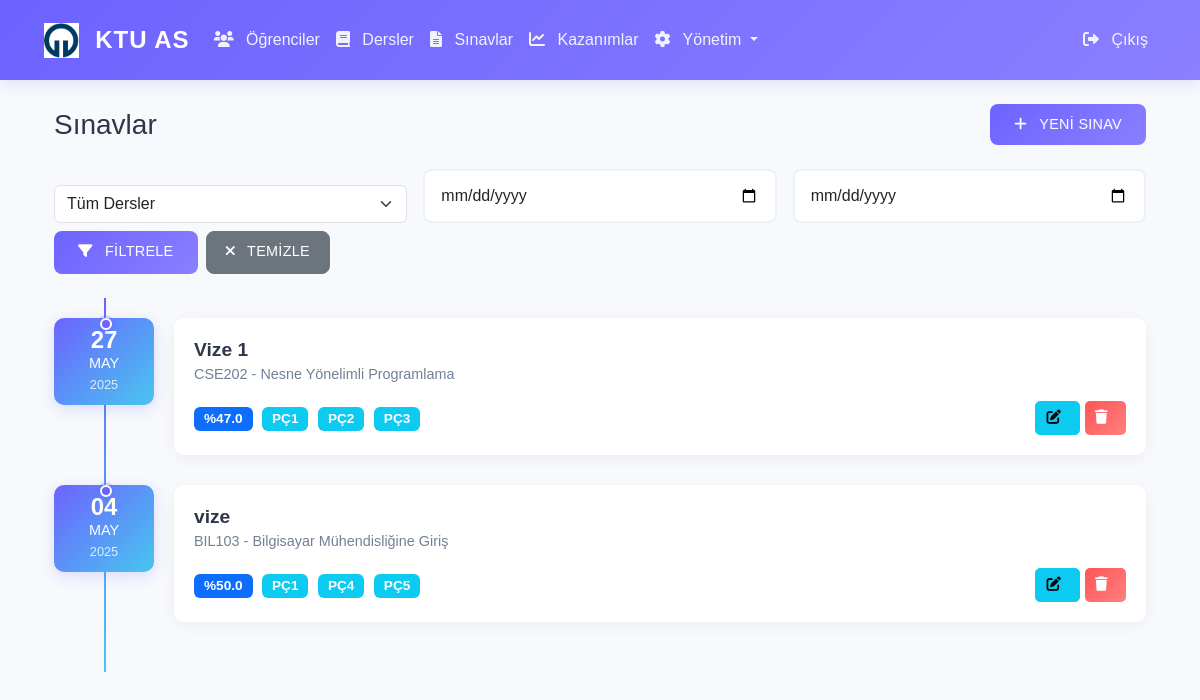
The page /exams (signed in) on the database as committed earlier.
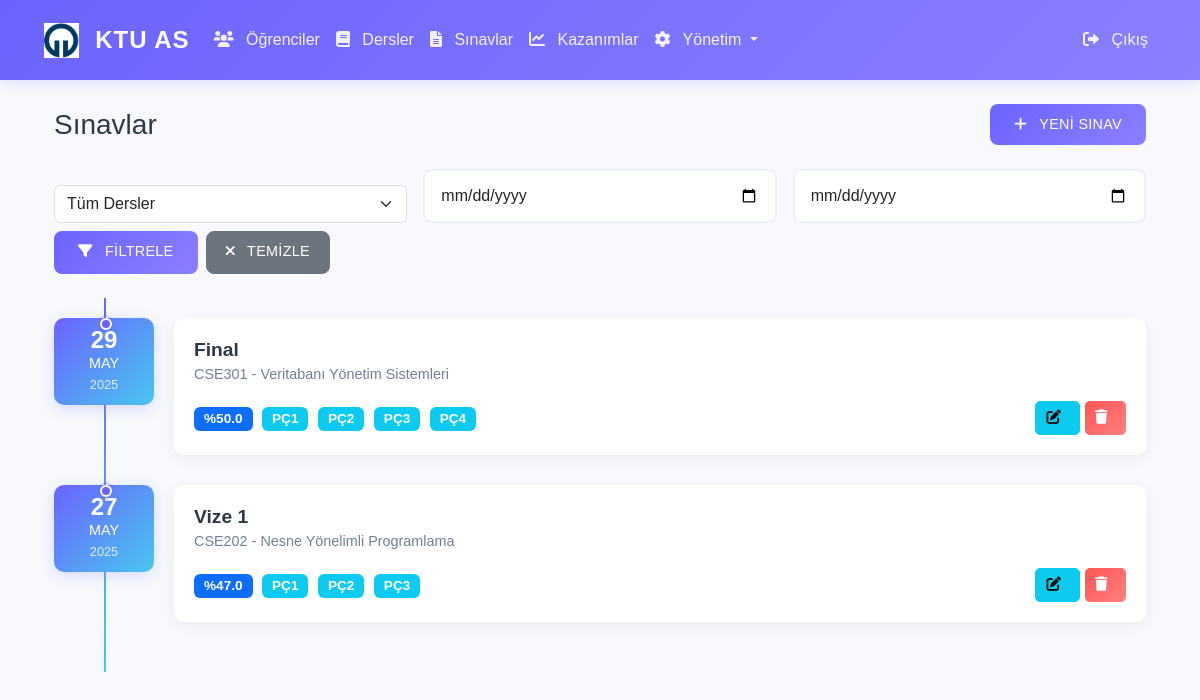
The same page on the database as committed later.
### app/models/__init__.py (models this page shows, shortened)
class Exam(db.Model):
    __tablename__ = 'exams'
    id = db.Column(db.Integer, primary_key=True)
    course_id = db.Column(db.Integer, db.ForeignKey('courses.id'), nullable=False)
    exam_name = db.Column(db.String(100), nullable=False)
    exam_date = db.Column(db.Date, nullable=False)
    weight = db.Column(db.Float, nullable=False)  # Sınavın ağırlığı (yüzde)
    created_at = db.Column(db.DateTime, default=datetime.utcnow)
    student_scores = db.relationship('StudentExamScore', backref='exam', lazy=True)

class Course(db.Model):
    __tablename__ = 'courses'
    id = db.Column(db.Integer, primary_key=True)
    course_code = db.Column(db.String(20), unique=True, nullable=False)
    course_name = db.Column(db.String(100), nullable=False)
    credits = db.Column(db.Integer, nullable=False)
    instructor_name = db.Column(db.String(100), nullable=False)
    semester_id = db.Column(db.Integer, db.ForeignKey('semesters.id'), nullable=False)
    created_at = db.Column(db.DateTime, default=datetime.utcnow)
    exams = db.relationship('Exam', backref='course', lazy=True)

class ProgramOutcome(db.Model):
    __tablename__ = 'program_outcomes'
    id = db.Column(db.Integer, primary_key=True)
    code = db.Column(db.String(10), unique=True, nullable=False)
    description = db.Column(db.Text, nullable=False)
    created_at = db.Column(db.DateTime, default=datetime.utcnow)
    related_courses = db.relationship('Course',
                                    secondary='course_program_outcomes',
                                    backref=db.backref('program_outcomes', lazy='dynamic'),
                                    lazy='dynamic')
    related_exams = db.relationship('Exam',
                                  secondary='exam_program_outcomes',
                                  backref=db.backref('program_outcomes', lazy='dynamic'),
                                  lazy='dynamic')

### app/routes/main.py (the view)
@bp.route('/exams')
@login_required
def exam_list():
    course_id = request.args.get('course_id', type=int)
    date_start = request.args.get('date_start')
    date_end = request.args.get('date_end')
    query = Exam.query
    if course_id:
        query = query.filter_by(course_id=course_id)
    if date_start:
        query = query.filter(Exam.exam_date >= datetime.strptime(date_start, '%Y-%m-%d'))
    if date_end:
        query = query.filter(Exam.exam_date <= datetime.strptime(date_end, '%Y-%m-%d'))
    exams = query.order_by(Exam.exam_date.desc()).all()
    courses = Course.query.order_by(Course.course_code).all()
    return render_template('main/exam_list.html', exams=exams, courses=courses)

### app/__init__.py (called while the page is built)
@login_manager.user_loader
def load_user(user_id):
    from app.models import User
    return User.query.get(int(user_id))

### app/templates/main/exam_list.html (shortened to what this page needs)
{% extends "base.html" %}
{% block content %}
<div class="container-fluid">
    <div class="d-flex justify-content-between align-items-center mb-4">
        <h2 class="h3 mb-0">Sınavlar</h2>
        {% if current_user.is_admin %}
        <a href="{{ url_for('admin.add_exam') }}" class="btn btn-primary">
            <i class="fas fa-plus"></i> Yeni Sınav
        </a>
        {% endif %}
    </div>
    <div class="row mb-4 g-3 align-items-end">
        <div class="col-md-4">
            <select class="form-select" id="course" name="course_id">
                <option value="">Tüm Dersler</option>
            </select>
        </div>
        <div class="col-md-4">
            <input type="date" class="form-control" id="date_start" name="date_start"
                   value="{{ request.args.get('date_start', '') }}" placeholder="Başlangıç Tarihi">
        </div>
        <div class="col-md-4">
            <input type="date" class="form-control" id="date_end" name="date_end"
                   value="{{ request.args.get('date_end', '') }}" placeholder="Bitiş Tarihi">
        </div>
        <div class="col-12 d-flex gap-2 mt-2">
            <button id="filterBtn" class="btn btn-primary" type="button">
                <i class="fas fa-filter"></i> Filtrele
            </button>
            <button id="clearBtn" class="btn btn-secondary" type="button">
                <i class="fas fa-times"></i> Temizle
            </button>
        </div>
    </div>
    <div class="timeline-container">
        {% for exam in exams %}
        <div class="timeline-item" data-course="{{ exam.course.id }}">
            <div class="timeline-dot"></div>
            <div class="timeline-date" data-date="{{ exam.exam_date.strftime('%Y-%m-%d') }}">
                <div class="date-day">{{ exam.exam_date.strftime('%d') }}</div>
                <div class="date-month">{{ exam.exam_date.strftime('%b') }}</div>
                <div class="date-year">{{ exam.exam_date.strftime('%Y') }}</div>
            </div>
            <div class="timeline-content">
                <div class="timeline-header">
                    <h3 class="timeline-title">{{ exam.exam_name }}</h3>
                    <span class="timeline-course">{{ exam.course.course_code }} - {{ exam.course.course_name }}</span>
                </div>
                <div class="timeline-body">
                    <div class="timeline-info">
                        <span class="badge bg-primary">%{{ exam.weight }}</span>
                        {% for outcome in exam.program_outcomes %}
                        <span class="badge bg-info">{{ outcome.code }}</span>
                        {% endfor %}
                    </div>
                    <div class="timeline-actions">
                        <a href="{{ url_for('admin.upload_scores', exam_id=exam.id) }}"
                           class="btn btn-sm btn-info" title="Not Girişi">
                            <i class="fas fa-edit"></i>
                        </a>
                        {% if current_user.is_admin %}
                        <button type="button" class="btn btn-sm btn-danger" title="Sınavı Sil"
                                onclick="deleteExam({{ exam.id }})">
                            <i class="fas fa-trash"></i>
                        </button>
                        {% endif %}
                    </div>
                </div>
            </div>
        </div>
        {% else %}
        <div class="text-center py-5">
            <div class="alert alert-info">Henüz sınav eklenmemiş.</div>
        </div>
        {% endfor %}
    </div>
</div>
{% endblock %}

Rows that differ between the two databases and show on the page:
removed Exam: exam_date "04", exam_date "MAY", exam_date "2025", exam_name "vize", course.course_code "BIL103", course.course_name "Bilgisayar Mühendisliğine Giriş", weight "50.0", ProgramOutcome (code "PÇ1"), ProgramOutcome (code "PÇ4")
no longer on this page (row unchanged): ProgramOutcome: code "PÇ5", shown under "04"
added Exam: exam_date "29", exam_date "MAY", exam_date "2025", exam_name "Final", course.course_code "CSE301", course.course_name "Veritabanı Yönetim Sistemleri", weight "50.0", ProgramOutcome (code "PÇ1"), ProgramOutcome (code "PÇ2"), ProgramOutcome (code "PÇ3"), ProgramOutcome (code "PÇ4")
